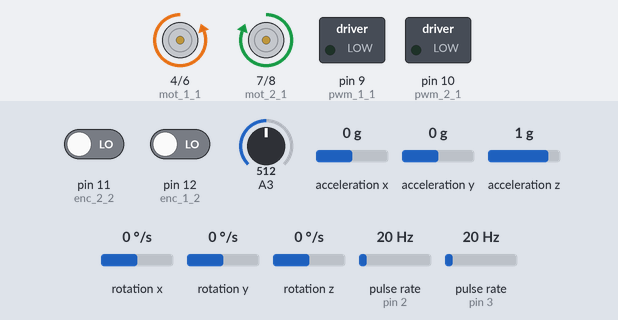
A sketch run on a simulated Arduino Uno, built with avr-gcc and run on an emulated ATmega328P. On the bench: motor-driver pin pairs drawn as motors (green arrow = first pin HIGH = forward, orange = second pin HIGH = backward, longer = more drive), switched loads named in the sketch (green lamp = pin HIGH). Wiring (inferred from the names in the program): 2 × pulse sensor: data pin 2 / data pin 3. The inputs (shaded band) are chosen by the test bench; at power-on: pin 11 (enc_2_2) LOW, pin 12 (enc_1_2) LOW, A3 = 512, acceleration x 0 g, acceleration y 0 g, acceleration z 1 g, rotation x 0 °/s, rotation y 0 °/s, rotation z 0 °/s, pulse rate (sensors on pin 2, pin 3) 20 Hz. What the sketch prints to the serial monitor is not drawn.

Above: at 0.2 s.
Timing chart, 0 to 1.7 s (numbered marks = the images above):
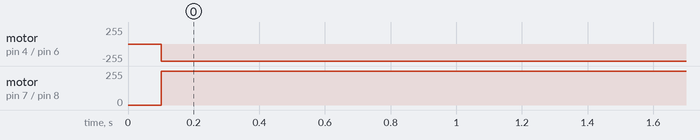

Measured:
- by itself, motor on pin 4 (mot_1_1) / pin 6 (mot_1_2): stopped → backward 255/255 at 0.10 s
- by itself, motor on pin 7 (mot_2_1) / pin 8 (mot_2_2): stopped → forward 255/255 at 0.10 s

The sketch:

GamePad_Controlled_Tank.ino
```cpp
#include <TimerOne.h>
#include <Wire.h>
#include <MPU6050.h>
//||---------------------------------------------------------------------------------------------||
//||------------------> Use Accelerometer-Gyroscope to ensure tank orientation <-----------------||
//||---------------------------------------------------------------------------------------------||
//||----------------------------> A P P :: Arduino Bluetooth Tank <------------------------------||
//||---------------------------------------------------------------------------------------------||
// ************** E N C O D E R   P I N S ************** //
// ---> motor 1 (right) <--- //
#define enc_1_1 3
#define enc_1_2 12

// ---> motor 2 (left) <---  //
#define enc_2_1 2
#define enc_2_2 11
// ******** M O TO R    D R I V E R    P I N S ******** //
// ---> motor 1 (right) <--- //
#define pwm_1_1 9
#define mot_1_1 4
#define mot_1_2 6

// ---> motor 2 (left) <---  //
#define pwm_2_1 10
#define mot_2_1 7
#define mot_2_2 8
// ********** B L U E T O O T H    P I N S ********** //
// ---> bluetooth <---
#define rxd_pin 1
#define txd_pin 0
//-------------------------------------------------------------------------------------------------
// -----> MPU 6050 variables <----- //
MPU6050 mpu;
/// ---> Timers <--- ///
float timeStep = 0.01;
/// ---> MPU angle data <--- ///
float roll = 0;
float pitch = 0;
float yaw = 0;
/// ---> Orientation Controller Data <--- ///
float tar_orient = 0;
// -----> Encoder 1 variables <----- //
volatile bool Cs1;
volatile bool Ls1;
volatile float cnt1 = 0;
// -----> Encoder 2 variables <----- //
volatile bool Cs2;
volatile bool Ls2;
volatile float cnt2 = 0;
// -----> Controller constants <----- //
int i = 0;
const float Ts = 100;   // Sampling period, millisecond
const float mult = (1000 / Ts) * 60 / 40;
// -----> Controller 1 Data <----- //
float tar_sp_1 = 0;                             // Target Speed
const float kp1 = 300;                          // Kp gain for PID Controller
const float ki1 = 3000;                         // Ki gain for PID Controller
const float mult1 = (ki1 * (Ts / 1000) - kp1);  // Used for the PID controller, precalculated to speed-up the process
float u1 = 0;                                   // PID controller input
float u_1 = 0;                                  // PID controller previous input
float y_1 = 0;                                  // PID controller previous output
double sum1 = 0;
float mot_1_max_rpm;                            // Maximum rpm for motor 1 (depends on battery voltage)
// -----> Controller 2 Data <----- //
float tar_sp_2 = 0;                             // Target Speed
const float kp2 = 300;                          // Kp gain for PID Controller
const float ki2 = 3000;                         // Ki gain for PID Controller
const float mult2 = (ki2 * (Ts / 1000) - kp2);  // Used for the PID controller, precalculated to speed-up the process
float u2 = 0;                                   // PID controller input
float u_2 = 0;                                  // PID controller previous input
float y_2 = 0;                                  // PID controller previous output
double sum2 = 0;
float mot_2_max_rpm;                            // Maximum rpm for motor 2 (depends on battery voltage)
//-------------------------------------------------------------------------------------------------
//*************************************************************************************************
const bool PrintData = false;
bool UseOriantationController = false;           // Use gyroscope data for mor accurate speed calculation
//-------------------------------------------------------------------------------------------------
//*************************************************************************************************
#define mapf(x, mi, ma, tmi, tma) (x - mi) * (tma - tmi) / (ma - mi) + tmi
#define absf(x) ((x > 0) ? (x) : (-x))
#define rpm1_max(x) 0.74811 * x - 106.29975
#define rpm2_max(x) 0.80946 * x - 117.53797
//-------------------------------------------------------------------------------------------------
//*************************************************************************************************
void ENC_1();                                   // Interrupt Service Routine to read Encoder Data for Motor 1
void ENC_2();                                   // Interrupt Service Routine to read Encoder Data for Motor 2
void MotorDriver(int sp1, int sp2);             // Send the speed and direction to each motor
void BluetoothHandler();                        // Connect with the bluetooth device and process data
void SpeedControllers();                        // Calculate the speed for each motor
void MPUGetData();                              // Get data from the gyroscope/accelerometer sensor
void OrientationController();                   // Compute the speed for each motor using a target orientation
//-------------------------------------------------------------------------------------------------
//*************************************************************************************************
void setup()
{
  // put your setup code here, to run once:
  // Use interrupts to read the encoder values
  attachInterrupt (digitalPinToInterrupt (enc_1_1), ENC_1, CHANGE);  // attach interrupt handler
  attachInterrupt (digitalPinToInterrupt (enc_2_1), ENC_2, CHANGE);  // attach interrupt handler

  Ls1 = digitalRead(enc_1_1);
  Ls2 = digitalRead(enc_2_1);


  // Motor Driver Setup
  /// Motor 1 (right)
  pinMode (mot_1_1, OUTPUT);
  pinMode (mot_1_2, OUTPUT);
  pinMode (pwm_1_1, OUTPUT);
  /// Motor 2 (left)
  pinMode (mot_2_1, OUTPUT);
  pinMode (mot_2_2, OUTPUT);
  pinMode (pwm_2_1, OUTPUT);
  /// Use timer to excecute the controller function every Ts
  Timer1.initialize(Ts * 1000);
  Timer1.attachInterrupt(OrientationController);

  Serial.begin (9600);

  // Setup MPU6050
  /// Initialize MPU6050
  while(!mpu.begin(MPU6050_SCALE_2000DPS, MPU6050_RANGE_2G))
  {
    Serial.println("Could not find a valid MPU6050 sensor, check wiring!");
    delay(500);
  }

  /// Calibrate gyroscope. The calibration must be at rest.
  mpu.calibrateGyro();

  /// Set threshold sensivty. Default 3.
  mpu.setThreshold(3);

  // sets the maximum milliseconds to wait for serial data
  Serial.setTimeout(5);
}
//+++++++++++++++++++++++++++++++++++++++++++++++++++++++++++++++++++++++++++++++++++++++++++++++++
void loop() {
  // put your main code here, to run repeatedly:

  float time0 = micros();

  BluetoothHandler();

  MPUGetData();
  timeStep = (micros() - time0) / 5.777777778 / 10e6;

}
//-------------------------------------------------------------------------------------------------
//*************************************************************************************************
// Interrupt Service Routine to read Encoder Data for Motor 1
void ENC_1()
{
  Cs1 = digitalRead(enc_1_1);
  if (Cs1 != Ls1)
  {
    if (Cs1 != digitalRead(enc_1_2))
      cnt1++;
    else
      cnt1--;
    Ls1 = Cs1;
  }
}
//+++++++++++++++++++++++++++++++++++++++++++++++++++++++++++++++++++++++++++++++++++++++++++++++++
// Interrupt Service Routine to read Encoder Data for Motor 2
void ENC_2()
{
  Cs2 = digitalRead(enc_2_1);
  if (Cs2 != Ls2)
  {
    if (Cs2 != digitalRead(enc_2_2))
      cnt2--;
    else
      cnt2++;
    Ls2 = Cs2;
  }
}
//-------------------------------------------------------------------------------------------------
// Send the speed and direction to each motor
void MotorDriver(int sp1, int sp2)
{

  // Motor 1
  /// Send the Direction to the Driver
  if (sp1 > 0)
  {
      digitalWrite(mot_1_1, HIGH);
      digitalWrite(mot_1_2, LOW);
    }
    else
    {
      digitalWrite(mot_1_1, LOW);
      digitalWrite(mot_1_2, HIGH);
    sp1 = - sp1;
  }

  /// Send the Speed to the Driver
  Timer1.pwm(pwm_1_1, sp1);

  // Motor 2
  /// Send the Direction to the Driver
  if (sp2 > 0)
  {
    digitalWrite(mot_2_1, LOW);
    digitalWrite(mot_2_2, HIGH);
  }
  else
  {
    digitalWrite(mot_2_1, HIGH);
    digitalWrite(mot_2_2, LOW);
    sp2 = - sp2;
  }

  /// Send the Speed to the Driver
  Timer1.pwm(pwm_2_1, sp2);
}
//-------------------------------------------------------------------------------------------------
// Calculate the speed for each motor
void SpeedControllers()
{
  // Find the maximum rpm for each motor
  float volt = analogRead(A3);
  mot_1_max_rpm = rpm1_max(volt);
  mot_2_max_rpm = rpm2_max(volt);

  // -----> M O T O R  1 (right) <----- //
  float rpm1 = mult * cnt1;
  if (rpm1 > 400)
    rpm1 = 0;

  cnt1 = 0;
  // ---> Controller 1 <--- //
  float n_tar_sp_1 = mapf(tar_sp_1, 0, 128 , 0, 1);
  float n_rpm_1 = mapf(rpm1, 0, mot_1_max_rpm , 0, 1);

  u1 = absf(n_tar_sp_1) - absf(n_rpm_1);
  float y1 = y_1 + kp1 * u1 + mult1 * u_1;

  // Apply threshold on the speed values [101, 255]
  if (absf(y1) > 255)
    y1 = 255;
  if (tar_sp_1 == 0)
    y1 = 0;

  // Store the current input & output values for next time
  y_1 = y1;
  u_1 = u1;

  // Set motor direction
  if (tar_sp_1 < 0)
    y1 = -y1;

  sum1 += rpm1;

  // -----> M O T O R  2 <-----
  float rpm2 = mult  * cnt2 ;
  if (rpm2 > 400)
    rpm2 = 0;

  cnt2 = 0;
  // ---> Controller 2 <--- //
  float n_tar_sp_2 = mapf(tar_sp_2, 0, 128 , 0, 1);
  float n_rpm2 = mapf(rpm2, 0, mot_2_max_rpm , 0, 1);

  u2 = absf(n_tar_sp_2) - absf(n_rpm2);
  float y2 = y_2 + kp2 * u2 + mult2 * u_2;

  // Apply threshold on the speed values [101, 255]
  if (absf(y2) > 255)
    y2 = 255;
  if (tar_sp_2 == 0)
    y2 = 0;

  // Store the current input & output values for next time
  y_2 = y2;
  u_2 = u2;

  // Set motor direction
  if (tar_sp_2 < 0)
    y2 = -y2;

  sum2 += rpm2;
  i++;

  MotorDriver(int(4 * y1), int(4 * y2));
  if (PrintData)
  {
    //Serial.print(i);
    Serial.print(" tar_sp_1 ");
    Serial.print(n_tar_sp_1 * mot_1_max_rpm);
    Serial.print(" tar_sp_2 ");
    Serial.print(n_tar_sp_2 * mot_2_max_rpm);
    /*Serial.print(" u1 ");
    Serial.print(u1);
    Serial.print(" u2 ");
    Serial.print(u2);*/
    /*Serial.print(" y1 ");
    Serial.print(y1);
    Serial.print(" y2 ");
    Serial.print(y2);
    /*Serial.print(" rpm1 ");
    Serial.print(rpm1);
    Serial.print(" rpm2 ");
    Serial.print(rpm2);*/
    Serial.print(" rpm1_avg ");
    Serial.print(sum1 / i);
    Serial.print(" rpm2_avg ");
    Serial.print(sum2 / i);
    Serial.print(" rpm2 / rpm1 ");
    Serial.println(sum2 / sum1);
   /* Serial.print(" Roll = ");
    Serial.println(roll);
  /*  Serial.print(" Roll = ");
    Serial.print(roll);
    Serial.print(" Yaw = ");
    Serial.println(yaw);
*/
  }

  // Print orientation data to the app
  Serial.println(roll);

}
//-------------------------------------------------------------------------------------------------
// Connect with the bluetooth device and process data
void BluetoothHandler()
{
  String a;                 // stores incoming character from other device
  if (Serial.available())   // if text arrived in from BT serial...
  {
    a=(Serial.readString());

    long data = a.toInt();
    Serial.println(data);
    if ((data > 100000) && (data < 500000))
    {
      int rt = ((data % 1000) - 100) - 128;
      int lt = ((data / 1000) - 100) - 128;

      if ((absf(rt) > 5) && (absf(rt) < 130))
        tar_sp_1 = -rt;
      else
        tar_sp_1 = 0;

      if ((absf(lt) > 5) && (absf(lt) < 130))
        tar_sp_2 = -lt;
      else
        tar_sp_2 = 0;

      if (PrintData)
      {
        Serial.print(data);
        Serial.print(" rt ");
        Serial.print(rt);
        Serial.print(" tar_sp_1 ");
        Serial.print(tar_sp_1);
        Serial.print(" lt ");
        Serial.print(lt);
        Serial.print(" tar_sp_2 ");
        Serial.println(tar_sp_2);
      }

    }
  }
}
//-------------------------------------------------------------------------------------------------
// Get data from the gyroscope/accelerometer sensor
void MPUGetData()
{
  // Read normalized values
  Vector norm = mpu.readNormalizeGyro();

  // Calculate Pitch, Roll and Yaw
  pitch = pitch + norm.YAxis * timeStep * 180 / 3.1415926;
  roll = roll + norm.XAxis * timeStep * 180 / 3.1415926;
  yaw = yaw + norm.ZAxis * timeStep * 180 / 3.1415926;
}
//-------------------------------------------------------------------------------------------------
// Compute the speed for each motor using a target orientation
void OrientationController()
{
  if (UseOriantationController)
  {
    if ((tar_orient > -90) && (tar_orient < 90) && (tar_sp_1 != 0) && (tar_sp_2 != 0))
    {
      float error = (tar_orient - roll) / (90 - abs(tar_orient));
      if (error > 0.01)
      {
        tar_sp_1 = max((1 - error), error) * 50 + 200;      // right motor speed
        tar_sp_2 = min((1 - error), error) * 50 + 200;      // left motor speed
      }
      else if (error < -0.01)
      {
        tar_sp_1 = min((1 + error), -error) * 50 + 200;     // right motor speed
        tar_sp_2 = max((1 + error), -error) * 50 + 200;     // left motor speed
      }
      else
      {
        tar_sp_1 = 250;
        tar_sp_2 = 250;
      }
    }

    if ((tar_orient > 90) && (tar_orient < 270) && (tar_sp_1 != 0) && (tar_sp_2 != 0))
    {
      float tmp_tar_orient = tar_orient - 180;

      float error = (tmp_tar_orient - roll) / (90 - tmp_tar_orient);
      if (error > 0.01)
      {
        tar_sp_1 = -(max((1 - error), error) * 50 + 200);   // right motor speed
        tar_sp_2 = -(min((1 - error), error) * 50 + 200);   // left motor speed
      }
      else if (error < -0.01)
      {
        tar_sp_1 = -(min((1 + error), -error) * 50 + 200);  // right motor speed
        tar_sp_2 = -(max((1 + error), -error) * 50 + 200);  // left motor speed
      }
      else
      {
        tar_sp_1 = -250;
        tar_sp_2 = -250;
      }
    }
  }

  SpeedControllers();

}
```
